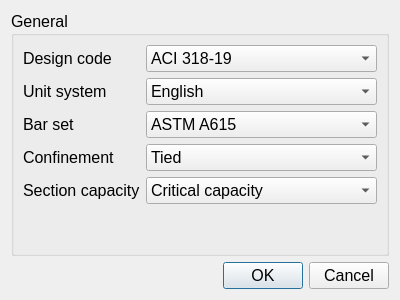
<?xml version="1.0" encoding="UTF-8"?>
<ui version="4.0">
 <class>d_GeneralInfor</class>
 <widget class="QDialog" name="d_GeneralInfor">
  <property name="geometry">
   <rect>
    <x>0</x>
    <y>0</y>
    <width>400</width>
    <height>300</height>
   </rect>
  </property>
  <property name="font">
   <font>
    <pointsize>12</pointsize>
   </font>
  </property>
  <property name="windowTitle">
   <string>SP-editor</string>
  </property>
  <layout class="QGridLayout" name="gridLayout">
   <item row="1" column="1">
    <widget class="QPushButton" name="pb_OK">
     <property name="text">
      <string>OK</string>
     </property>
    </widget>
   </item>
   <item row="1" column="2">
    <widget class="QPushButton" name="pb_Cancel">
     <property name="text">
      <string>Cancel</string>
     </property>
    </widget>
   </item>
   <item row="1" column="0">
    <spacer name="horizontalSpacer">
     <property name="orientation">
      <enum>Qt::Orientation::Horizontal</enum>
     </property>
     <property name="sizeHint" stdset="0">
      <size>
       <width>40</width>
       <height>20</height>
      </size>
     </property>
    </spacer>
   </item>
   <item row="0" column="0" colspan="3">
    <widget class="QGroupBox" name="groupBox">
     <property name="font">
      <font>
       <pointsize>12</pointsize>
       <bold>false</bold>
      </font>
     </property>
     <property name="title">
      <string>General</string>
     </property>
     <layout class="QFormLayout" name="formLayout">
      <item row="0" column="0">
       <widget class="QLabel" name="label">
        <property name="text">
         <string>Design code</string>
        </property>
       </widget>
      </item>
      <item row="0" column="1">
       <widget class="QComboBox" name="cb_DesignCode">
        <item>
         <property name="text">
          <string>ACI 318-19</string>
         </property>
        </item>
        <item>
         <property name="text">
          <string>ACI 318-14</string>
         </property>
        </item>
        <item>
         <property name="text">
          <string>ACI 318-11</string>
         </property>
        </item>
       </widget>
      </item>
      <item row="1" column="0">
       <widget class="QLabel" name="label_2">
        <property name="text">
         <string>Unit system</string>
        </property>
       </widget>
      </item>
      <item row="1" column="1">
       <widget class="QComboBox" name="cb_UnitSystem">
        <item>
         <property name="text">
          <string>English</string>
         </property>
        </item>
        <item>
         <property name="text">
          <string>Metric</string>
         </property>
        </item>
       </widget>
      </item>
      <item row="2" column="0">
       <widget class="QLabel" name="label_3">
        <property name="text">
         <string>Bar set</string>
        </property>
       </widget>
      </item>
      <item row="2" column="1">
       <widget class="QComboBox" name="cb_BarSet">
        <item>
         <property name="text">
          <string>ASTM A615</string>
         </property>
        </item>
        <item>
         <property name="text">
          <string>ASTM A615M</string>
         </property>
        </item>
        <item>
         <property name="text">
          <string>prEN 10080</string>
         </property>
        </item>
       </widget>
      </item>
      <item row="3" column="0">
       <widget class="QLabel" name="label_4">
        <property name="text">
         <string>Confinement</string>
        </property>
       </widget>
      </item>
      <item row="3" column="1">
       <widget class="QComboBox" name="cb_Confinement">
        <item>
         <property name="text">
          <string>Tied</string>
         </property>
        </item>
        <item>
         <property name="text">
          <string>Spiral</string>
         </property>
        </item>
       </widget>
      </item>
      <item row="4" column="0">
       <widget class="QLabel" name="label_5">
        <property name="text">
         <string>Section capacity</string>
        </property>
       </widget>
      </item>
      <item row="4" column="1">
       <widget class="QComboBox" name="cb_SectionCapacity">
        <item>
         <property name="text">
          <string>Critical capacity</string>
         </property>
        </item>
        <item>
         <property name="text">
          <string>Moment capacity</string>
         </property>
        </item>
       </widget>
      </item>
     </layout>
    </widget>
   </item>
  </layout>
 </widget>
 <resources/>
 <connections/>
</ui>
